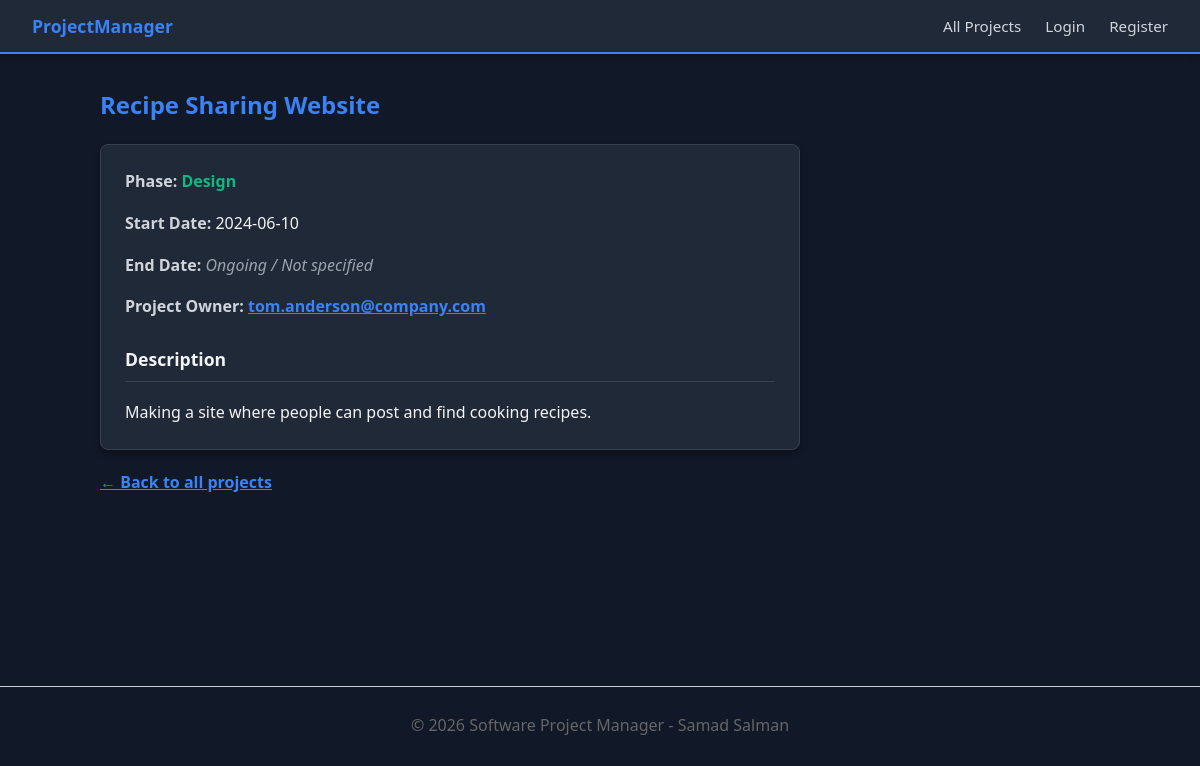
/project.php?id=14, run on the app's committed database.
### tables this page shows
CREATE TABLE `projects` (
  `pid` int(11) NOT NULL,
  `title` varchar(100) NOT NULL,
  `start_date` date NOT NULL,
  `end_date` date DEFAULT NULL,
  `short_description` text DEFAULT NULL,
  `phase` enum('design','development','testing','deployment','complete') NOT NULL,
  `uid` int(11) NOT NULL
);

CREATE TABLE `users` (
  `uid` int(11) NOT NULL,
  `username` varchar(50) NOT NULL,
  `password` varchar(255) NOT NULL,
  `email` varchar(100) NOT NULL
);

### project.php (the view, shortened to what this page needs)
<?php
require_once 'includes/db.php';
$project_id = $_GET['id'];
$stmt = $pdo->prepare("
    SELECT p.title, p.start_date, p.end_date, p.short_description, p.phase, u.email
    FROM projects p
    JOIN users u ON p.uid = u.uid
    WHERE p.pid = ?
");
$stmt->execute([$project_id]);
$project = $stmt->fetch();
require_once 'includes/header.php';
?>
<?php if ($project): ?>
    <div style="max-width: 700px;">
        <h2 style="color: var(--primary);"><?php echo htmlspecialchars($project['title']); ?></h2>
        <div style="background: var(--surface); padding: 1.5rem; border-radius: 8px; border: 1px solid var(--border); box-shadow: 0 4px 6px rgba(0,0,0,0.3);">
            <p style="margin-top: 0;">
                <strong style="color: var(--text-light);">Phase:</strong>
                <span style="text-transform: capitalize; color: var(--accent); font-weight: bold;">
                    <?php echo htmlspecialchars($project['phase']); ?>
                </span>
            </p>
            <p>
                <strong style="color: var(--text-light);">Start Date:</strong>
                <?php echo htmlspecialchars($project['start_date']); ?>
            </p>
            <p>
                <strong style="color: var(--text-light);">End Date:</strong>
                <?php echo $project['end_date'] ? htmlspecialchars($project['end_date']) : '<em style="color: #9CA3AF;">Ongoing / Not specified</em>'; ?>
            </p>
            <p>
                <strong style="color: var(--text-light);">Project Owner:</strong>
                <a href="mailto:<?php echo htmlspecialchars($project['email']); ?>">
                    <?php echo htmlspecialchars($project['email']); ?>
                </a>
            </p>
            <h3 style="margin-top: 25px; border-bottom: 1px solid var(--border); padding-bottom: 8px; font-size: 1.1rem;">Description</h3>
            <p style="white-space: pre-wrap; line-height: 1.6; margin-bottom: 0; color: var(--text);"><?php echo htmlspecialchars($project['short_description']); ?></p>
        </div>
        <div style="margin-top: 20px;">
            <a href="index.php">&larr; Back to all projects</a>
        </div>
    </div>
<?php else: ?>
    <h2>Project Not Found</h2>
    <p>The project you are looking for does not exist or has been removed.</p>
    <a href="index.php">Return to homepage</a>
<?php endif; ?>
<?php require_once 'includes/footer.php'; ?>

### includes/header.php (style rules this page uses)
:root { --primary: #3B82F6; --primary-hover: #1D4ED8; --bg: #111827; --surface: #1F2937; --text: #F3F4F6; --text-light: #D1D5DB; --border: #374151; --accent: #10B981; }
body { font-family: 'Segoe UI', system-ui, sans-serif; background-color: var(--bg); color: var(--text); line-height: 1.6; margin: 0; padding: 0; }
h1, h2, h3 { color: var(--text); margin-top: 0; }
a { color: var(--primary); font-weight: 600; }

### data on the page
projects: title "Recipe Sharing Website", phase "Design", start_date "2024-06-10", uid.email "tom.anderson@company.com", short_description "Making a site where people can post and find cooking recipes."
